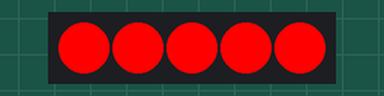
This program was run on a simulated ESP32 board running MicroPython. Parts: 5 RGB LEDs in strip order, left to right. Dim RGB values are drawn brighter than linear.

Above: at 0.5 s.
At 5.0 s:
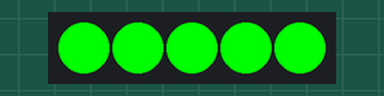
At 12.5 s:
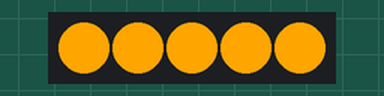
At 18.5 s:
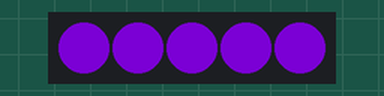
At 28.57 s:
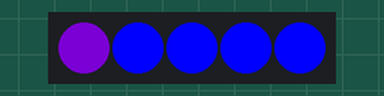
At 38.0 s:
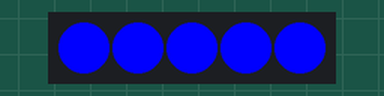
Timing chart, 0 to 40.0 s (numbered marks = the images above):
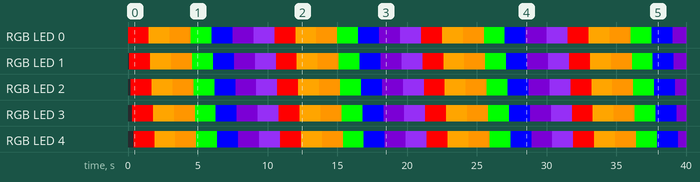

The program:

__.py
```python
'''
深圳市普中科技有限公司（PRECHIN 普中）
技术支持：www.prechin.net
PRECHIN
 普中

实验名称：RGB彩灯实验
接线说明：RGB彩灯模块-->ESP32 IO
         WS-->(16)

实验现象：程序下载成功后，RGB彩灯循环点亮且循环变化颜色

注意事项：

'''

#导入Pin模块
from machine import Pin
from neopixel import NeoPixel
import time


#定义RGB控制对象
#控制引脚为16，RGB灯串联5个
pin=16
rgb_num=5
rgb_led=NeoPixel(Pin(pin,Pin.OUT),rgb_num)

#定义RGB颜色
RED = (255, 0, 0)
ORANGE = (255, 165, 0)
YELLOW = (255, 150, 0)
GREEN = (0, 255, 0)
BLUE = (0, 0, 255)
INDIGO = (75, 0, 130)
VIOLET = (138, 43, 226)
COLORS = (RED, ORANGE, YELLOW, GREEN, BLUE, INDIGO, VIOLET)

#程序入口
if __name__=="__main__":

    while True:
        for color in COLORS:
            for i in range(rgb_num):
                rgb_led[i]=(color[0], color[1], color[2])
                rgb_led.write()
                time.sleep_ms(100)
            time.sleep_ms(1000)
```

Measured:
- by itself, RGB LED 0–4: repeats every 10.5 s: RGB(255, 165, 0) 1.5 s, RGB(255, 150, 0) 1.5 s, RGB(0, 255, 0) 1.5 s, RGB(0, 0, 255) 1.5 s, RGB(75, 0, 130) 1.5 s, RGB(138, 43, 226) 1.5 s, RGB(255, 0, 0) 1.5 s
- what the display in image 0 shows lasts 1.1 s, from 0.4 s to 1.5 s
